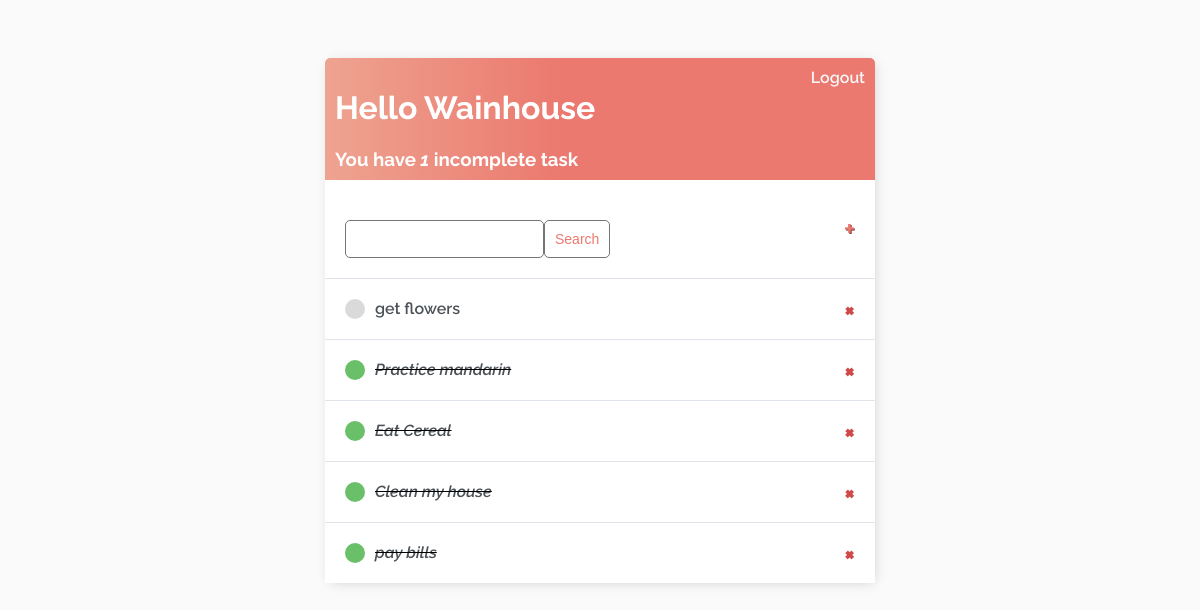
Before: / (signed in) with the older database file.
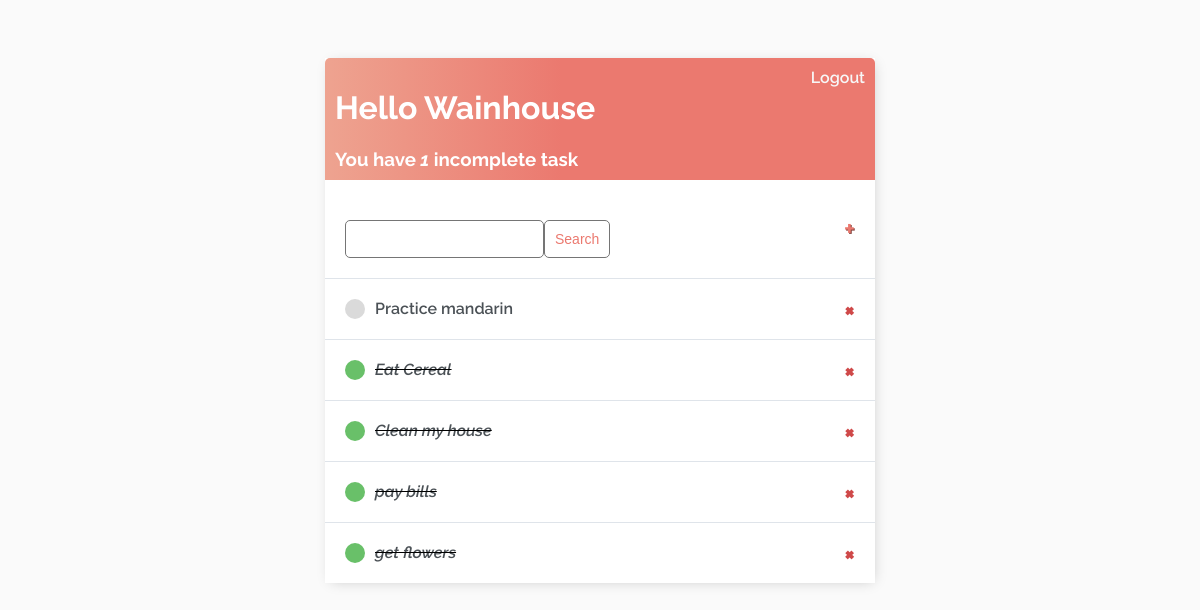
After: the same page with the newer database file.
### base/models.py (models this page shows)
class Task(models.Model):
    user = models.ForeignKey(
        User, on_delete=models.CASCADE, null=True, blank=True)
    title = models.CharField(max_length=200)
    description = models.TextField(null=True, blank=True)
    complete = models.BooleanField(default=False)
    created = models.DateTimeField(auto_now_add=True)
    def __str__(self):
        return self.title
    class Meta:
        ordering = ['complete']

### base/views.py (the view)
# urls.py: path('', TaskList.as_view(), name='tasks'),
class TaskList(LoginRequiredMixin, ListView):
    model = Task
    context_object_name = 'tasks'
    def get_context_data(self, **kwargs):
        context = super().get_context_data(**kwargs)
        context['tasks'] = context['tasks'].filter(user=self.request.user)
        context['count'] = context['tasks'].filter(complete=False).count()
        search_input = self.request.GET.get('search-area') or ''
        if search_input:
            context['tasks'] = context['tasks'].filter(
                title__startswith=search_input)
        context['search_input'] = search_input
        return context

### base/templates/base/task_list.html
{% extends 'base/main.html'%}
{% block content %}
<div class="header-bar">
    <div>
        <h1>Hello {{request.user|title}}</h1>
        <h3 style="margin:0">You have <i>{{count}}</i> incomplete task{{ count|pluralize:"s"}}</h3>
    </div>
    {% if request.user.is_authenticated %}
    <a href="{% url 'logout' %}">Logout</a>
    {% else %}
    <a href="{% url 'login' %}">Login</a>
    {% endif %}
</div>
<div id="search-add-wrapper">
    <form method="GET" style="margin-top: 20px;display: flex;">
        <input type="text" name="search-area" value="{{search_input}}">
        <input class="button" type="submit" value="Search">
    </form>
    <a id="add-link" href="{% url 'task-create' %}">&#x2b;</a>
</div>
<div class="task-items-wrapper">
    {% for task in tasks %}
    <div class="task-wrapper">
        {% if task.complete %}
        <div class="task-title">
            <div class="task-complete-icon"></div>
            <i><s><a href="{% url 'task-update' task.id %}">{{task}}</a></s></i>
        </div>
        <a class="delete-link" href="{% url 'task-delete' task.id %}">&#215;</a>
        {% else %}
        <div class="task-title">
            <div class="task-incomplete-icon"></div>
            <a href="{% url 'task-update' task.id %}">{{task}}</a>
        </div>
        <a class="delete-link" href="{% url 'task-delete' task.id %}">&#215;</a>
        {% endif %}
    </div>
    {% empty %}
    <h3>No items in list</h3>
    {% endfor %}
</div>
{% endblock content %}

Changed rows visible on the page:
changed Task "Practice mandarin": complete True → False (drawn)
changed Task "get flowers": complete False → True (drawn); moves down the list
